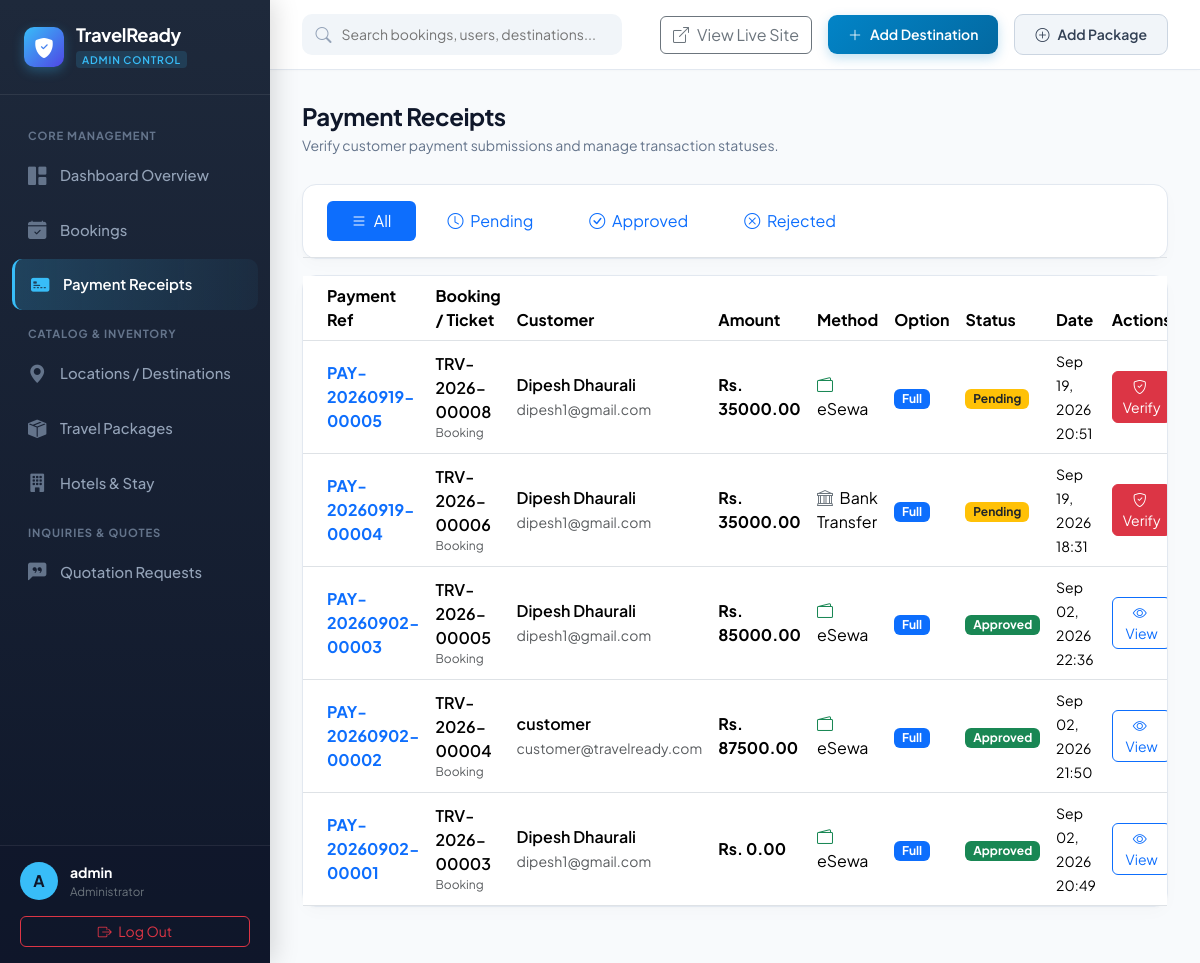
The app's page /dashboard/admin/payments/ (signed in) with its own data.
### apps/payments/models.py (models this page shows, shortened)
class Payment(models.Model):
    PAYMENT_OPTION = [
        ('FULL', 'Full Payment'),
        ('PARTIAL_30', '30% Partial'),
    ]
    PAYMENT_METHOD = [
        ('ESEWA', 'eSewa'),
        ('KHALTI', 'Khalti'),
        ('BANK_TRANSFER', 'Bank Transfer'),
    ]
    VERIFICATION_STATUS = [
        ('PENDING', 'Pending Verification'),
        ('APPROVED', 'Approved'),
        ('REJECTED', 'Rejected'),
    ]
    payment_ref = models.CharField(max_length=30, unique=True, editable=False)
    booking = models.ForeignKey(
        'bookings.Booking',
        on_delete=models.SET_NULL,
        related_name='payments',
        blank=True,
        null=True,
    )
    ticket = models.ForeignKey(
        'tickets.StandaloneTicket',
        on_delete=models.SET_NULL,
        related_name='payments',
        blank=True,
        null=True,
    )
    user = models.ForeignKey(User, on_delete=models.CASCADE, related_name='payments')
    amount = models.DecimalField(max_digits=12, decimal_places=2, default=0)
    payment_option = models.CharField(
        max_length=15, choices=PAYMENT_OPTION, default='FULL'
    )
    payment_method = models.CharField(
        max_length=20, choices=PAYMENT_METHOD, default='BANK_TRANSFER'
    )
    transaction_ref = models.CharField(
        max_length=100,
        blank=True,
        help_text='Gateway/Reference ID from payment',
    )
    payment_receipt = models.ImageField(
        upload_to='payments/receipts/',
        blank=True,
        null=True,
        help_text='Upload scanned deposit voucher or screenshot',
    )
    bank_name = models.CharField(max_length=100, blank=True)
    bank_account_number = models.CharField(max_length=50, blank=True)
    depositor_name = models.CharField(max_length=100, blank=True)
    deposit_date = models.DateField(blank=True, null=True)
    verification_status = models.CharField(
        max_length=15, choices=VERIFICATION_STATUS, default='PENDING'
    )
    verified_by = models.ForeignKey(
        User,
        on_delete=models.SET_NULL,
        related_name='verified_payments',
        blank=True,
        null=True,
    )
    verified_at = models.DateTimeField(blank=True, null=True)
    admin_remarks = models.TextField(blank=True)
    created_at = models.DateTimeField(auto_now_add=True)

### apps/bookings/models.py (models this page shows, shortened)
class Booking(models.Model):
    STATUS = [
        ('PENDING', 'Pending Payment'),
        ('CONFIRMED', 'Confirmed'),
        ('TRIP_STARTED', 'Trip Started'),
        ('COMPLETED', 'Completed'),
        ('CANCELLED', 'Cancelled'),
    ]
    PAYMENT_OPTIONS = [
        ('FULL', 'Full Payment'),
        ('PARTIAL_30', '30% Advance'),
    ]
    STATUS_ORDER = {
        'PENDING': 0,
        'CONFIRMED': 1,
        'TRIP_STARTED': 2,
        'COMPLETED': 3,
        'CANCELLED': -1,
    }
    booking_id = models.CharField(max_length=20, unique=True, editable=False)
    user = models.ForeignKey(User, on_delete=models.CASCADE, related_name='bookings')
    package = models.ForeignKey(
        'packages.PredefinedPackage',
        on_delete=models.SET_NULL,
        blank=True,
        null=True,
        related_name='bookings',
    )
    custom_trip = models.ForeignKey(
        'custom_trips.CustomTrip',
        on_delete=models.SET_NULL,
        blank=True,
        null=True,
        related_name='bookings',
    )
    travel_date = models.DateField()
    return_date = models.DateField(blank=True, null=True)
    adults = models.IntegerField(default=1)
    children = models.IntegerField(default=0)
    infants = models.IntegerField(default=0)
    special_requirements = models.TextField(blank=True)
    emergency_contact_name = models.CharField(max_length=100, blank=True)
    emergency_contact_phone = models.CharField(max_length=20, blank=True)
    traveler_names = models.TextField(blank=True, help_text='Comma separated list')
    total_cost = models.DecimalField(max_digits=12, decimal_places=2, default=0)
    amount_paid = models.DecimalField(max_digits=12, decimal_places=2, default=0)
    status = models.CharField(max_length=20, choices=STATUS, default='PENDING')
    payment_option = models.CharField(max_length=15, choices=PAYMENT_OPTIONS, default='FULL')
    payment_verified = models.BooleanField(default=False)
    admin_notes = models.TextField(blank=True)
    created_at = models.DateTimeField(auto_now_add=True)
    updated_at = models.DateTimeField(auto_now=True)

### apps/accounts/views.py (the view)
@login_required
def admin_payments(request):
    if not (request.user.is_staff or request.user.is_superuser):
        messages.error(request, 'You do not have permission to access this page.')
        return redirect('dashboard:dashboard')
    payments = Payment.objects.all().order_by('-created_at')
    status_filter = request.GET.get('status') or request.GET.get('filter') or ''
    if status_filter and status_filter != 'ALL':
        payments = payments.filter(verification_status=status_filter)
    context = {
        'payments': payments,
        'status_filter': status_filter,
        'filter': status_filter,
    }
    return render(request, 'dashboard/admin/payments/list.html', context)

### templates/dashboard/admin/payments/list.html (shortened to what this page needs)
{% extends 'dashboard/base_admin.html' %}
{% load static %}
{% block content %}
<div class="page-header">
    <div>
        <h1 class="page-title">Payment Receipts</h1>
        <div class="page-subtitle">Verify customer payment submissions and manage transaction statuses.</div>
    </div>
</div>
<div class="admin-card mb-3 p-0">
    <div class="px-4 py-3 border-bottom">
        <ul class="nav nav-pills gap-2" role="tablist">
            <li class="nav-item">
                <a href="?filter=ALL" class="nav-link px-4 {% if not filter or filter == 'ALL' %}active{% endif %}">
                    <i class="bi bi-list me-1"></i> All
                </a>
            </li>
            <li class="nav-item">
                <a href="?filter=PENDING" class="nav-link px-4 {% if filter == 'PENDING' %}active{% endif %}">
                    <i class="bi bi-clock me-1"></i> Pending
                </a>
            </li>
            <li class="nav-item">
                <a href="?filter=APPROVED" class="nav-link px-4 {% if filter == 'APPROVED' %}active{% endif %}">
                    <i class="bi bi-check-circle me-1"></i> Approved
                </a>
            </li>
            <li class="nav-item">
                <a href="?filter=REJECTED" class="nav-link px-4 {% if filter == 'REJECTED' %}active{% endif %}">
                    <i class="bi bi-x-circle me-1"></i> Rejected
                </a>
            </li>
        </ul>
    </div>
</div>
<div class="admin-card">
    <div class="table-responsive">
        <table class="table table-hover align-middle mb-0">
            <thead class="bg-light">
                <tr>
                    <th class="ps-4">Payment Ref</th>
                    <th>Booking / Ticket</th>
                    <th>Customer</th>
                    <th>Amount</th>
                    <th>Method</th>
                    <th>Option</th>
                    <th>Status</th>
                    <th>Date</th>
                    <th class="pe-4 text-end">Actions</th>
                </tr>
            </thead>
            <tbody>
                {% for payment in payments %}
                <tr>
                    <td class="ps-4">
                        <span class="fw-bold text-primary">{{ payment.payment_ref }}</span>
                    </td>
                    <td>
                        {% if payment.booking %}
                            <span class="fw-semibold">{{ payment.booking.booking_id }}</span>
                            <div class="text-muted extra-small">Booking</div>
                        {% elif payment.ticket %}
                            <span class="fw-semibold">{{ payment.ticket.ticket_number }}</span>
                            <div class="text-muted extra-small">{{ payment.ticket.get_ticket_type_display }} Ticket</div>
                        {% else %}
                            <span class="text-muted">—</span>
                        {% endif %}
                    </td>
                    <td>
                        <div class="fw-semibold">{{ payment.user.get_full_name|default:payment.user.username }}</div>
                        <small class="text-muted">{{ payment.user.email }}</small>
                    </td>
                    <td class="fw-bold">Rs. {{ payment.amount }}</td>
                    <td>
                        {% if payment.payment_method == 'ESEWA' %}
                            <i class="bi bi-wallet2 text-success me-1"></i>
                        {% elif payment.payment_method == 'KHALTI' %}
                            <i class="bi bi-cash text-purple me-1"></i>
                        {% else %}
                            <i class="bi bi-bank text-secondary me-1"></i>
                        {% endif %}
                        {{ payment.get_payment_method_display }}
                    </td>
                    <td>
                        {% if payment.payment_option == 'FULL' %}
                            <span class="badge bg-primary">Full</span>
                        {% else %}
                            <span class="badge bg-warning text-dark">30% Partial</span>
                        {% endif %}
                    </td>
                    <td>
                        {% if payment.verification_status == 'APPROVED' %}
                            <span class="badge bg-success">Approved</span>
                        {% elif payment.verification_status == 'REJECTED' %}
                            <span class="badge bg-danger">Rejected</span>
                        {% else %}
                            <span class="badge bg-warning text-dark">Pending</span>
                        {% endif %}
                    </td>
                    <td><small>{{ payment.created_at|date:"M d, Y H:i" }}</small></td>
                    <td class="pe-4 text-end">
                        <a href="{% url 'dashboard:admin_payment_verify' payment.pk %}" class="btn btn-sm {% if payment.verification_status == 'PENDING' %}btn-danger{% else %}btn-outline-primary{% endif %} rounded-2">
                            {% if payment.verification_status == 'PENDING' %}
                                <i class="bi bi-shield-check me-1"></i> Verify
                            {% else %}
                                <i class="bi bi-eye me-1"></i> View
                            {% endif %}
                        </a>
                    </td>
                </tr>
                {% empty %}
                <tr>
                    <td colspan="9" class="text-center py-5 text-muted">No payments found.</td>
                </tr>
                {% endfor %}
            </tbody>
        </table>
    </div>
</div>
{% endblock %}

### templates/dashboard/base_admin.html (shortened to what this page needs)
<!DOCTYPE html>
<html lang="en">
<head>
    <link href="https://cdn.jsdelivr.net/npm/bootstrap@5.3.2/dist/css/bootstrap.min.css" rel="stylesheet">
    <link rel="stylesheet" href="https://cdn.jsdelivr.net/npm/bootstrap-icons@1.11.2/font/bootstrap-icons.min.css">
</head>
<body>
    <aside class="admin-sidebar" id="adminSidebar">
        <div class="sidebar-brand">
            <div class="brand-icon">
                <i class="bi bi-shield-fill-check"></i>
            </div>
            <div>
                <div class="brand-text">TravelReady</div>
                <span class="brand-badge">ADMIN CONTROL</span>
            </div>
        </div>
        <nav class="sidebar-nav">
            <div class="nav-section-title">Core Management</div>
            <a href="{% url 'dashboard:admin_dashboard' %}" class="admin-nav-item {% if request.resolver_match.url_name == 'admin_dashboard' %}active{% endif %}">
                <i class="bi bi-grid-1x2-fill"></i>
                <span>Dashboard Overview</span>
            </a>
            <a href="{% url 'dashboard:admin_bookings' %}" class="admin-nav-item {% if '/admin/bookings' in request.path %}active{% endif %}">
                <i class="bi bi-calendar-check-fill"></i>
                <span>Bookings</span>
            </a>
            <a href="{% url 'dashboard:admin_payments' %}" class="admin-nav-item {% if '/admin/payments' in request.path %}active{% endif %}">
                <i class="bi bi-credit-card-2-front-fill"></i>
                <span>Payment Receipts</span>
            </a>
            <div class="nav-section-title">Catalog & Inventory</div>
            <a href="{% url 'dashboard:admin_destinations' %}" class="admin-nav-item {% if '/admin/destinations' in request.path %}active{% endif %}">
                <i class="bi bi-geo-alt-fill"></i>
                <span>Locations / Destinations</span>
            </a>
            <a href="{% url 'dashboard:admin_packages' %}" class="admin-nav-item {% if '/admin/packages' in request.path %}active{% endif %}">
                <i class="bi bi-box-seam-fill"></i>
                <span>Travel Packages</span>
            </a>
            <a href="{% url 'dashboard:admin_hotels' %}" class="admin-nav-item {% if '/admin/hotels' in request.path %}active{% endif %}">
                <i class="bi bi-building-fill"></i>
                <span>Hotels & Stay</span>
            </a>
            <div class="nav-section-title">Inquiries & Quotes</div>
            <a href="{% url 'dashboard:admin_quotations' %}" class="admin-nav-item {% if '/admin/quotations' in request.path %}active{% endif %}">
                <i class="bi bi-chat-left-quote-fill"></i>
                <span>Quotation Requests</span>
            </a>
        </nav>
        <div class="sidebar-footer">
            <div class="admin-user-profile mb-2">
                <div class="admin-avatar">
                    {{ user.username|slice:":1"|upper }}
                </div>
                <div class="overflow-hidden">
                    <div class="text-white fw-bold text-truncate" style="font-size: 0.875rem;">{{ user.get_full_name|default:user.username }}</div>
                    <div class="text-secondary small" style="font-size: 0.725rem;">Administrator</div>
                </div>
            </div>
            <a href="{% url 'accounts:logout' %}" class="btn btn-outline-danger btn-sm w-100 mt-2 rounded-2">
                <i class="bi bi-box-arrow-right me-1"></i> Log Out
            </a>
        </div>
    </aside>
    <div class="admin-wrapper">
        <header class="admin-topbar">
            <div class="d-flex align-items-center gap-3">
                <div class="topbar-search d-none d-md-block">
                    <i class="bi bi-search"></i>
                    <input type="text" placeholder="Search bookings, users, destinations...">
                </div>
            </div>
            <div class="topbar-actions">
                <a href="{% url 'destinations_home:home' %}" target="_blank" class="btn btn-outline-secondary d-none d-sm-inline-flex align-items-center gap-2">
                    <i class="bi bi-box-arrow-up-right"></i>
                    <span>View Live Site</span>
                </a>
                <a href="{% url 'dashboard:admin_destination_create' %}" class="btn btn-admin-primary d-none d-sm-inline-flex align-items-center gap-2">
                    <i class="bi bi-plus-lg"></i>
                    <span>Add Destination</span>
                </a>
                <a href="{% url 'dashboard:admin_package_create' %}" class="btn btn-admin-secondary d-none d-sm-inline-flex align-items-center gap-2">
                    <i class="bi bi-plus-circle"></i>
                    <span>Add Package</span>
                </a>
            </div>
        </header>
        <main class="admin-content-body">
            {% block content %}{% endblock %}
        </main>
    </div>
</body>
</html>

### records on screen
Payment: payment_ref "PAY-20260919-00005", booking.booking_id "TRV-2026-00008", user.get_full_name "Dipesh Dhaurali", user.email "dipesh1@gmail.com", amount "35000.00", payment_method "eSewa", payment_option "Full", verification_status "Pending", created_at "Sep 19, 2026 20:51"
Payment: payment_ref "PAY-20260919-00004", booking.booking_id "TRV-2026-00006", user.get_full_name "Dipesh Dhaurali", user.email "dipesh1@gmail.com", amount "35000.00", payment_method "Bank Transfer", payment_option "Full", verification_status "Pending", created_at "Sep 19, 2026 18:31"
Payment: payment_ref "PAY-20260902-00003", booking.booking_id "TRV-2026-00005", user.get_full_name "Dipesh Dhaurali", user.email "dipesh1@gmail.com", amount "85000.00", payment_method "eSewa", payment_option "Full", verification_status "Approved", created_at "Sep 02, 2026 22:36"
Payment: payment_ref "PAY-20260902-00002", booking.booking_id "TRV-2026-00004", user.get_full_name "customer", user.email "customer@travelready.com", amount "87500.00", payment_method "eSewa", payment_option "Full", verification_status "Approved", created_at "Sep 02, 2026 21:50"
Payment: payment_ref "PAY-20260902-00001", booking.booking_id "TRV-2026-00003", user.get_full_name "Dipesh Dhaurali", user.email "dipesh1@gmail.com", amount "0.00", payment_method "eSewa", payment_option "Full", verification_status "Approved", created_at "Sep 02, 2026 20:49"

### other values on screen
{{ user.username|slice:":1"|upper }} "A"
{{ user.get_full_name|default:user.username }} "admin"
